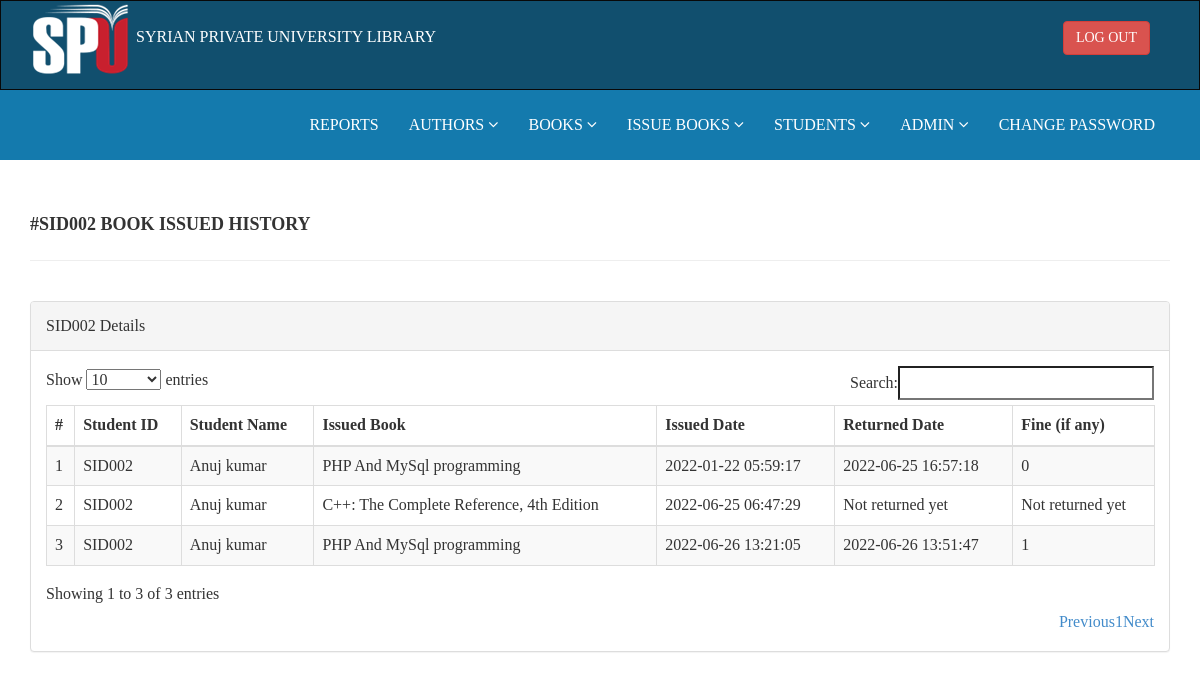
Screenshot of /admin/student-history.php?stdid=SID002 (signed in) with the database file from the repository.
### tables this page shows
CREATE TABLE `tblissuedbookdetails` (
  `id` int(11) NOT NULL,
  `BookId` int(11) DEFAULT NULL,
  `StudentID` varchar(150) DEFAULT NULL,
  `IssuesDate` timestamp NULL DEFAULT current_timestamp(),
  `due_date` timestamp NULL DEFAULT NULL,
  `ReturnDate` timestamp NULL DEFAULT NULL ON UPDATE current_timestamp(),
  `RetrunStatus` int(1) DEFAULT NULL,
  `fine` int(11) DEFAULT NULL
);

CREATE TABLE `tblstudents` (
  `id` int(11) NOT NULL,
  `StudentId` varchar(100) DEFAULT NULL,
  `FullName` varchar(120) DEFAULT NULL,
  `EmailId` varchar(120) DEFAULT NULL,
  `MobileNumber` char(11) DEFAULT NULL,
  `Password` varchar(120) DEFAULT NULL,
  `Status` int(1) DEFAULT NULL,
  `RegDate` timestamp NULL DEFAULT current_timestamp(),
  `UpdationDate` timestamp NULL DEFAULT NULL ON UPDATE current_timestamp()
);

CREATE TABLE `tblbooks` (
  `id` int(11) NOT NULL,
  `BookName` varchar(255) DEFAULT NULL,
  `CatId` int(11) DEFAULT NULL,
  `AuthorId` int(11) DEFAULT NULL,
  `ISBNNumber` varchar(25) DEFAULT NULL,
  `BookPrice` decimal(10,2) DEFAULT NULL,
  `bookImage` varchar(250) NOT NULL,
  `count` int(11) NOT NULL,
  `issued_count` int(11) NOT NULL,
  `isIssued` int(1) DEFAULT NULL,
  `RegDate` timestamp NULL DEFAULT current_timestamp(),
  `UpdationDate` timestamp NULL DEFAULT NULL ON UPDATE current_timestamp(),
  `cat1` int(11) NOT NULL,
  `cat2` int(11) NOT NULL,
  `publishing_house` varchar(255) NOT NULL
);

### admin/student-history.php (the view, shortened to what this page needs)
<?php
include('includes/config.php');
if (strlen($_SESSION['alogin']) == 0) {
    header('location:index.php');
} else {
?>
    <!DOCTYPE html>
    <html xmlns="http://www.w3.org/1999/xhtml">
    <head>
        <link href="assets/css/bootstrap.css" rel="stylesheet" />
        <link href="assets/css/font-awesome.css" rel="stylesheet" />
        <link href="assets/js/dataTables/dataTables.bootstrap.css" rel="stylesheet" />
        <link href="assets/css/style.css" rel="stylesheet" />
    </head>
    <body>
        <?php include('includes/header.php'); ?>
        <div class="content-wrapper">
            <div class="container">
                <div class="row pad-botm">
                    <div class="col-md-12">
                        <?php $sid = $_GET['stdid']; ?>
                        <h4 class="header-line">#<?php echo $sid; ?> Book Issued History</h4>
                    </div>
                </div>
                <div class="row">
                    <div class="col-md-12">
                        <div class="panel panel-default">
                            <div class="panel-heading">
                                <?php echo $sid; ?> Details
                            </div>
                            <div class="panel-body">
                                <div class="table-responsive">
                                    <table class="table table-striped table-bordered table-hover" id="dataTables-example">
                                        <thead>
                                            <tr>
                                                <th>#</th>
                                                <th>Student ID</th>
                                                <th>Student Name</th>
                                                <th>Issued Book </th>
                                                <th>Issued Date</th>
                                                <th>Returned Date</th>
                                                <th>Fine (if any)</th>
                                            </tr>
                                        </thead>
                                        <tbody>
                                            <?php
                                            $sql = "SELECT tblstudents.StudentId ,tblstudents.FullName,tblstudents.EmailId,tblstudents.MobileNumber,tblbooks.BookName,tblbooks.ISBNNumber,tblissuedbookdetails.IssuesDate,tblissuedbookdetails.ReturnDate,tblissuedbookdetails.id as rid,tblissuedbookdetails.fine,tblissuedbookdetails.RetrunStatus,tblbooks.id as bid,tblbooks.bookImage from  tblissuedbookdetails join tblstudents on tblstudents.StudentId=tblissuedbookdetails.StudentId join tblbooks on tblbooks.id=tblissuedbookdetails.BookId where tblstudents.StudentId='$sid' ";
                                            $query = $dbh->prepare($sql);
                                            $query->execute();
                                            $results = $query->fetchAll(PDO::FETCH_OBJ);
                                            $cnt = 1;
                                            if ($query->rowCount() > 0) {
                                                foreach ($results as $result) {               ?>
                                                    <tr class="odd gradeX">
                                                        <td class="center"><?php echo htmlentities($cnt); ?></td>
                                                        <td class="center"><?php echo htmlentities($result->StudentId); ?></td>
                                                        <td class="center"><?php echo htmlentities($result->FullName); ?></td>
                                                        <td class="center"><?php echo htmlentities($result->BookName); ?></td>
                                                        <td class="center"><?php echo htmlentities($result->IssuesDate); ?></td>
                                                        <td class="center"><?php if ($result->ReturnDate == '') : echo "Not returned yet";
                                                                            else : echo htmlentities($result->ReturnDate);
                                                                            endif; ?></td>
                                                        <td class="center"><?php if ($result->ReturnDate == '') : echo "Not returned yet";
                                                                            else : echo $result->fine;
                                                                            endif;
                                                                            ?></td>
                                                    </tr>
                                            <?php $cnt = $cnt + 1;
                                                }
                                            } ?>
                                        </tbody>
                                    </table>
                                </div>
                            </div>
                        </div>
                    </div>
                </div>
            </div>
        </div>
    </body>
    </html>
<?php } ?>

### admin/assets/css/style.css (style rules this page uses)
.content-wrapper { margin-top: 40px; min-height: 800px; padding-bottom: 90px; }
.header-line { font-weight: 900; padding-bottom: 25px; border-bottom: 1px solid #eeeeee; text-transform: uppercase; }
.pad-botm { padding-bottom: 30px; }

### rows the page displays
tblissuedbookdetails: tblstudents.StudentId "SID002", tblstudents.FullName "Anuj kumar", BookId.BookName "PHP And MySql programming", IssuesDate "2022-01-22 05:59:17", ReturnDate "2022-06-25 16:57:18", fine "0"
tblissuedbookdetails: tblstudents.StudentId "SID002", tblstudents.FullName "Anuj kumar", BookId.BookName "C++: The Complete Reference, 4th Edition", IssuesDate "2022-06-25 06:47:29", shows "Not returned yet"
tblissuedbookdetails: tblstudents.StudentId "SID002", tblstudents.FullName "Anuj kumar", BookId.BookName "PHP And MySql programming", IssuesDate "2022-06-26 13:21:05", ReturnDate "2022-06-26 13:51:47", fine "1"

### other values shown
$sid "SID002"
